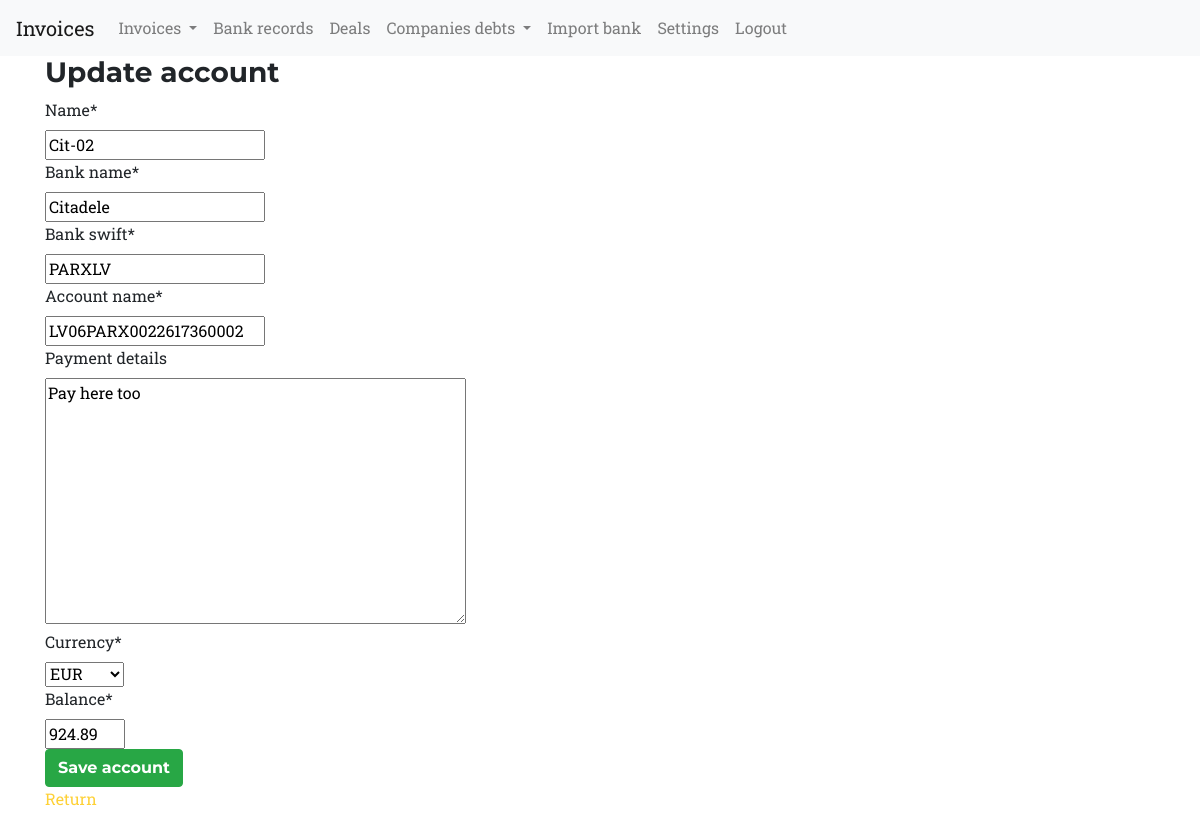
The app's page /invoices/bank_account/update/2/ (signed in), older data.
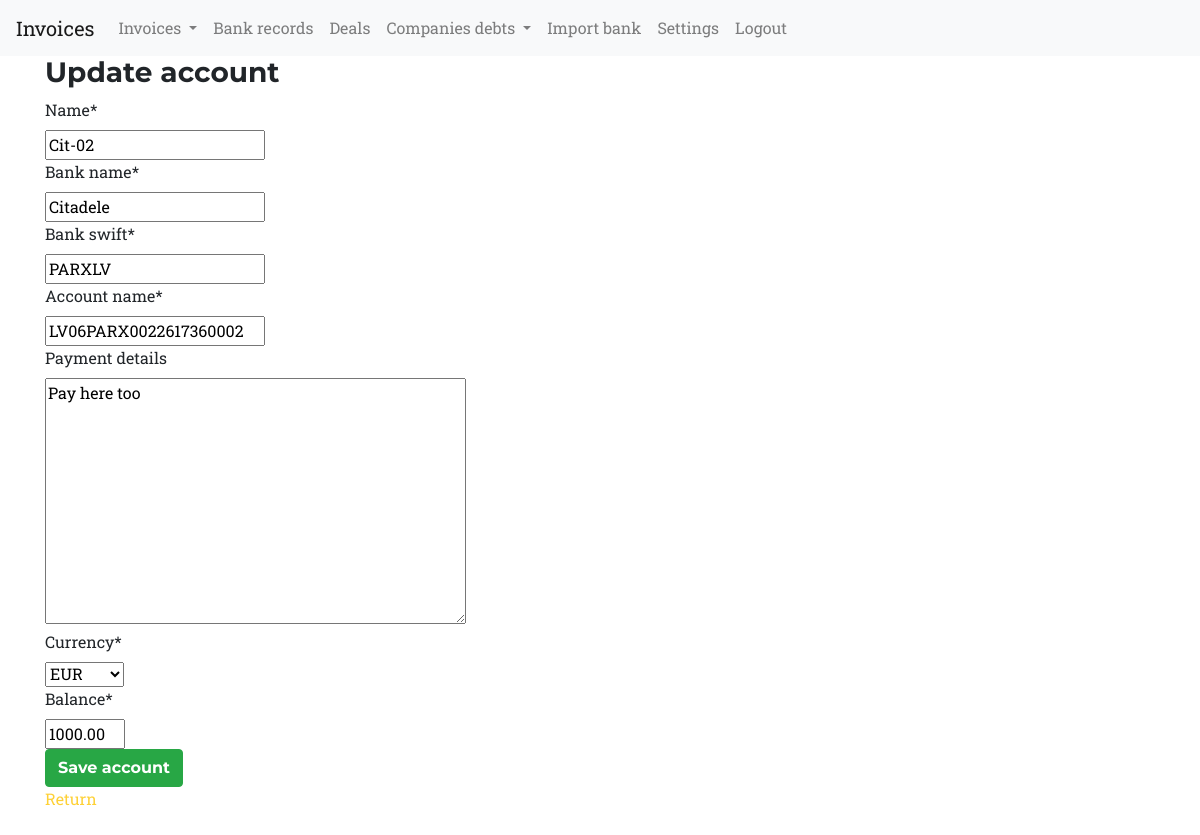
The same page, newer data.
### invoices/models/deal_models.py (models this page shows, shortened)
class BankAccount(models.Model):
    name = models.CharField(max_length=30)
    bank_name = models.CharField(max_length=30)
    bank_swift = models.CharField(max_length=30)
    account_name = models.CharField(max_length=30)
    payment_details = models.TextField(max_length=300, blank=True,
                                   validators=[MaxLengthValidator(300)])
    currency = models.ForeignKey(Currency, related_name="accounts", on_delete=models.CASCADE)
    balance = models.DecimalField(default=0, max_digits=10, decimal_places=2)
    class Meta:
        ordering = ('bank_name','name',)

class Currency(models.Model):
    name = models.CharField(max_length=10)
    exchange_rate = models.DecimalField(default=1, max_digits=10, decimal_places=4)
    class Meta:
        ordering = ('name',)
    def __str__(self):
        return self.name

### invoices/views/short_views.py (the view)
class BankAccountUpdateView(ShortUpdateView):
    model = BankAccount
    modelDescriptiveName = "account"
    success_url = reverse_lazy('invoices:bank_records_index')
    pk_url_kwarg = "bank_account_id"

### invoices/views/short_views.py (called while the page is built)
    def get_context_data(self, **kwargs):
        context = super(ShortUpdateView, self).get_context_data(**kwargs)
        context['headerText'] = "Update " + self.modelDescriptiveName
        context['submitText'] = "Save " + self.modelDescriptiveName
        if self.request.GET.get('returnUrl'):
            context['returnUrlHref'] = self.request.GET.get('returnUrl')
        else:
            context['returnUrlHref'] = self.returnUrlHref
        context['returnUrlText'] = "Return"
        return context

### invoices/templates/invoices/short_forms/create.html (shortened to what this page needs)
{% extends "invoices/local_base.html" %}
{% load static %}
{% load crispy_forms_tags %}
{% block content %}
<div class="container">
    <h3>{{headerText}} {{ view.class.name }}</h3>
    <form method="post">
    {{ form|crispy }}
    <button type="submit" class="btn btn-success">{{submitText}}</button>
  </form>
    <div class="row">
        <div class="col-md-3">
            <a href="{% if request.GET.returnUrl %}{{request.GET.returnUrl}}{% else %}{{returnUrlHref}}{% endif %}">{{returnUrlText}}</a>
        </div>
        <div class="col-md-6">
        </div>
    </div>
    <br>
</div>
  {% endblock content %}

Row changes from the older to the newer data that the page shows:
changed BankAccount "Citadele": balance "924.89" → "1000.00"
